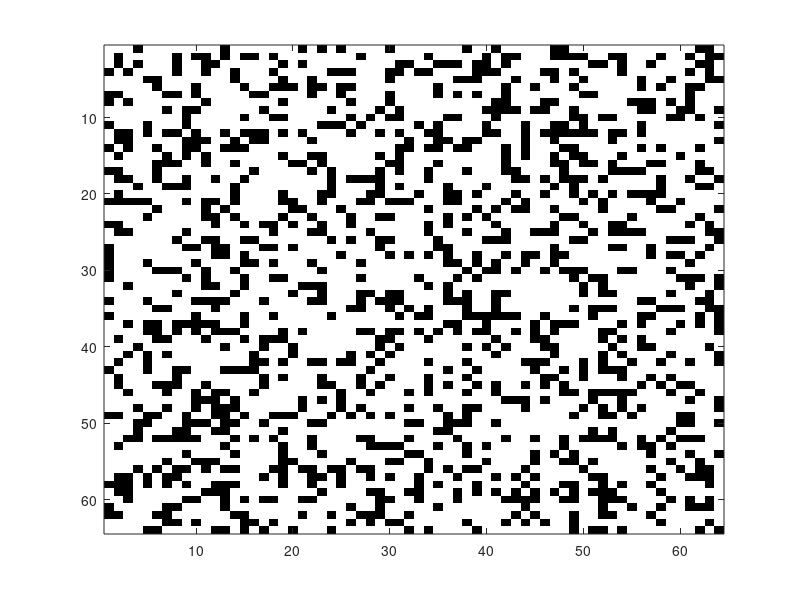

The MATLAB script that drew this image:
%%%%%%%%%%%%%%%%%%%%%%%%%%%%%%%%%%%%%%%%%%%%%%%%%%%%%%%%%%%%%%%%%
% Introduction to Scientific Computing - WBCS14003              %
%                                                               %
%  Simulate spatial pattern formation in Matlab                 %
%  via cellular automata                                        %
%                                                               %
%%%%%%%%%%%%%%%%%%%%%%%%%%%%%%%%%%%%%%%%%%%%%%%%%%%%%%%%%%%%%%%%%

clc;                                 % clear the command window 
close all                            % close open figure windows      
clear all;                           % remove items from the workspace

n=64;                                % number of cells horizontally/vertically
p=0.7;                               % probability that a cell is alive 
max_gen=100;                         % maximal number of generations

% Initialize matrix A 
imname='random';                     % name of the pattern
A=rand(n,n)<p;                       % n x n matrix A with random zeroes/ones
                                     % expected number of living cells is p (for n large)

% Print the initial fraction of living cells on the screen
fprintf('initial fraction of living cells=%f\n',sum(sum(abs(A)))/n^2);

% Display the initial pattern of living and dead cells as an image 
% The living cells are white, the dead cells black. 
figure;                              % open a figure window
imHandle = imagesc(A,[0 1]);         % display the matrix A as an image. 
                                     % The value range of A is [0 1].
colormap(gray);                      % set a gray scale color table

% Write the image to a PNG file
gen=1;                               % current generation number 
imfile = [imname,'_n=',int2str(n),'_p=',num2str(p),'_gen=',int2str(gen),'.png'];
imwrite(A, imfile);                  % write A 

% Expand matrix A to matrix A1 because of the extra borders needed
A1=zeros(n+2,n+2);                   % initialise (n+2)x(n+2) matrix with zeroes 
A1(2:n+1,2:n+1)=A;                   % Insert matrix A in matrix A1 

% Now compute the successive generations via the majority rule. 
% The algorithm should terminate as soon as no more differences 
% occur between successive generations.

for j=2:n+1
  for k=2:n+1
    neighborSum=0;
    q=-1;
    for l=1:3
      if A1(j+q,k-1) == 1
        neighborSum++;
      end
      if A1(j+q,k+1) == 1
        neighborSum++;
      end
      if A1(j-1,k) == 1
         neighborSum++;
       end
       if A1(j+1,k) == 1
         neighborSum++;
       end
       q++;
     end
     if neighborSum > 4
       A1(j,k)=0;
     end
   end
 end
 
 gen++;
 imHandle = imagesc(A,[0 1]);
 imfile = [imname,'_n=',int2str(n),'_p=',num2str(p),'_gen=',int2str(gen),'.png'];
 imwrite(A1, imfile);